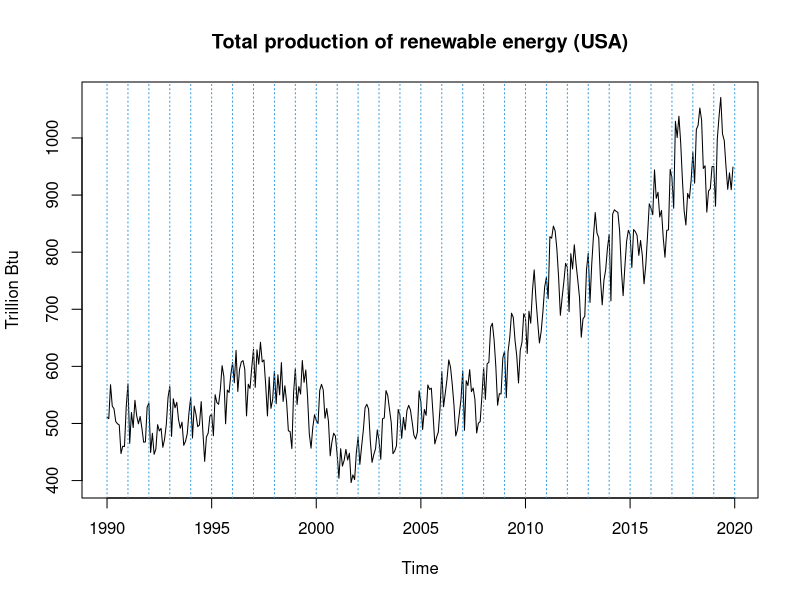
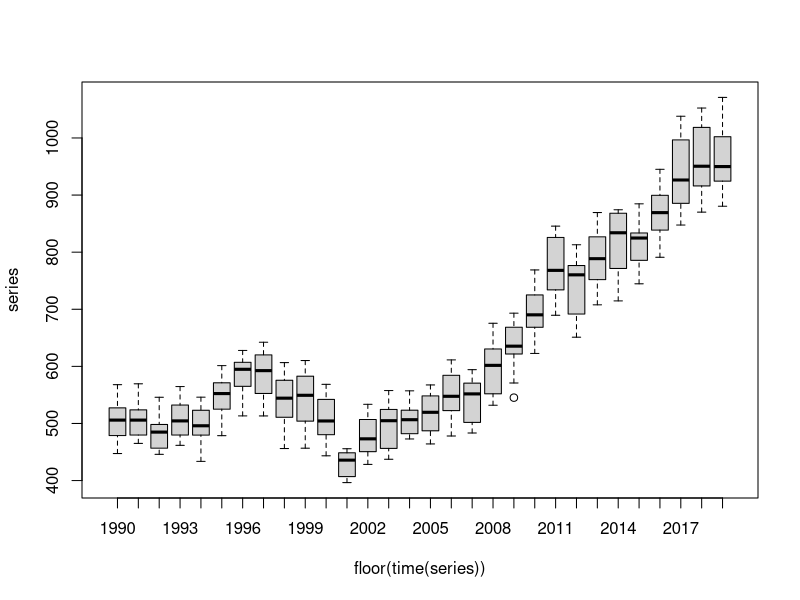
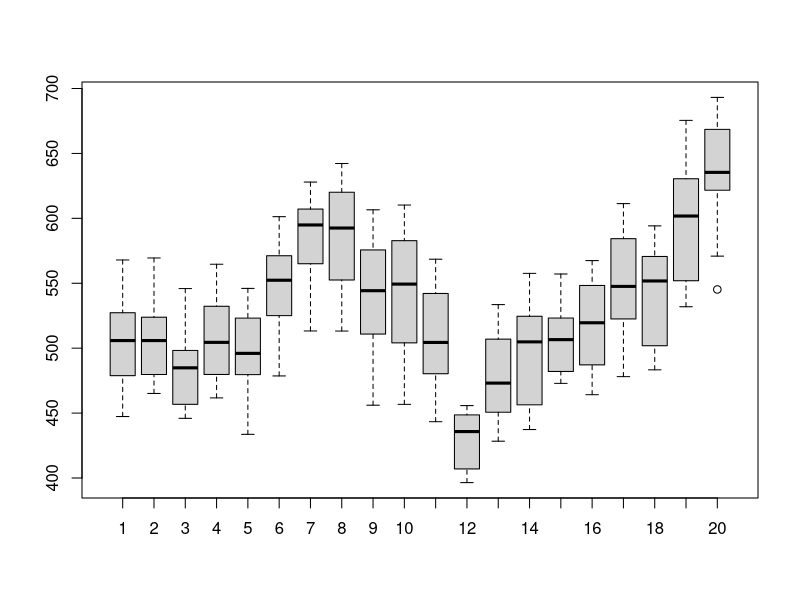
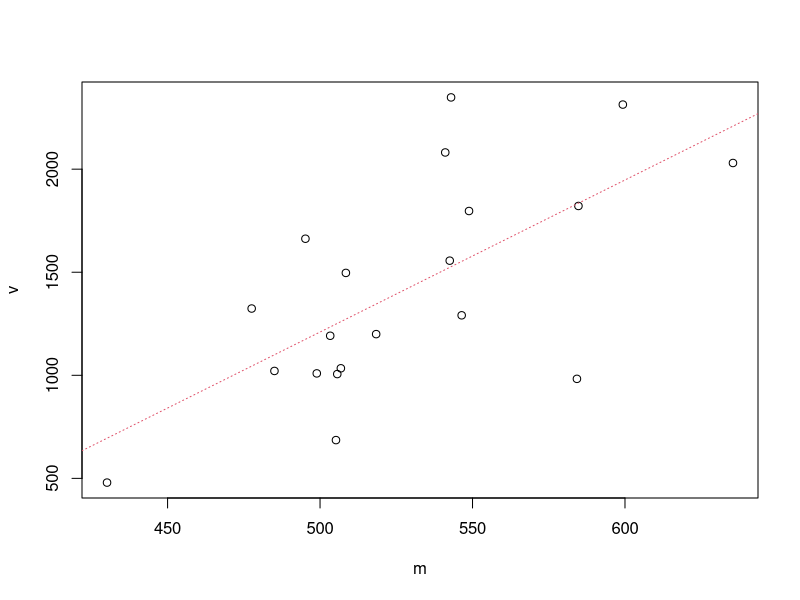
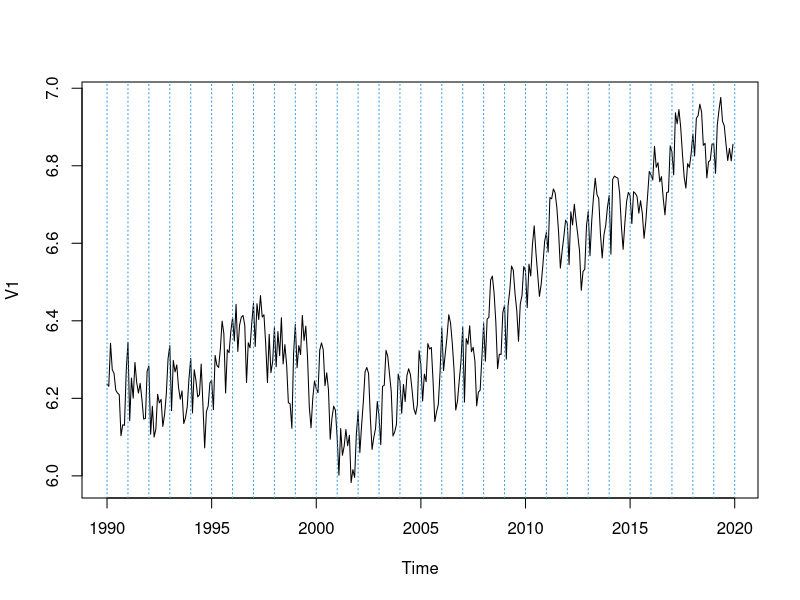
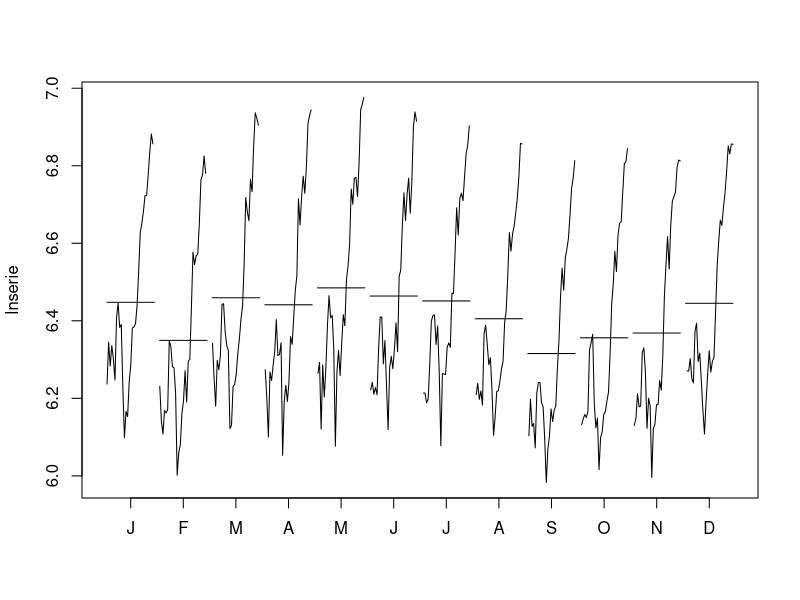
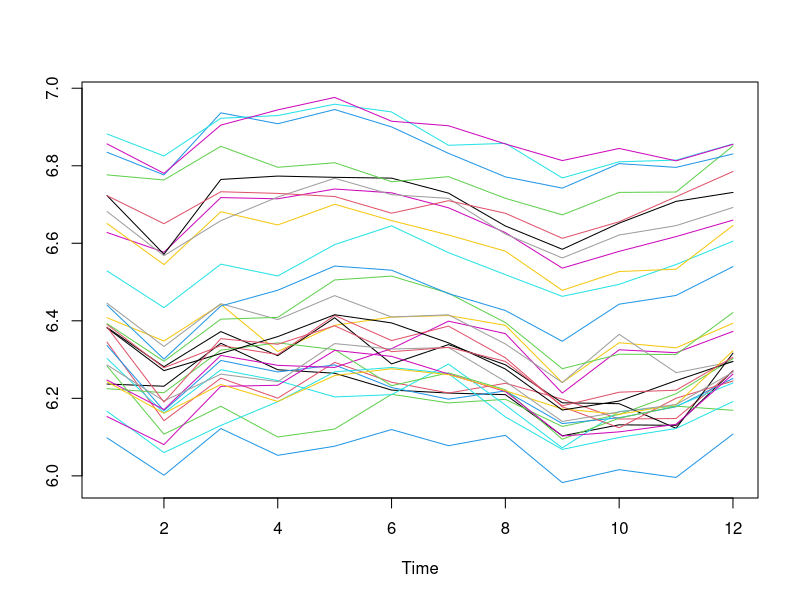
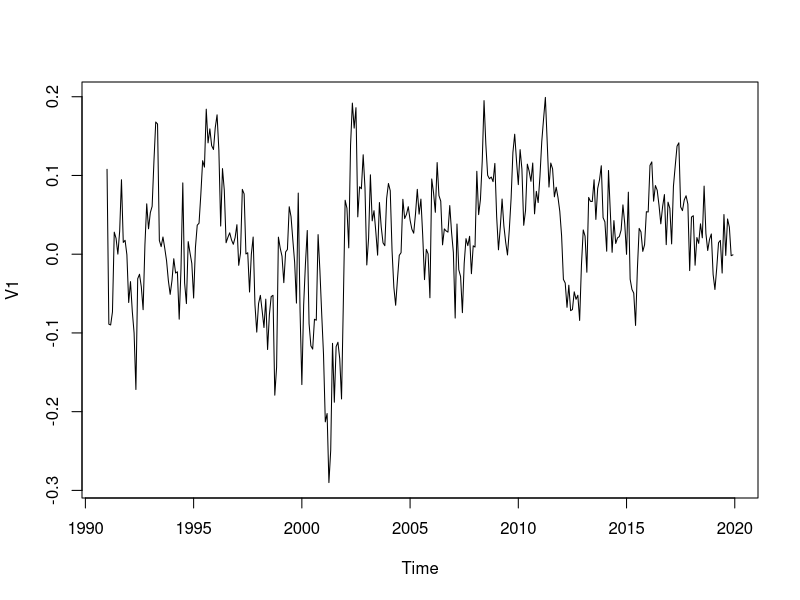

Generate these figures, in order, with R:
## ---- chunk 1
rm(list=ls())
#setwd("~/Documents/ASM/Project")
## ---- chunk 2
series = window(ts(read.table("data/RenewUSA.dat", header=F),start=1990,freq=12))
series
## ---- chunk 3
plot(series,main="Total production of renewable energy (USA)", ylab='Trillion Btu')
abline(v=1990:2020,col=4,lty=3)
## ---- chunk 4
boxplot(series~floor(time(series))) 
## ---- chunk 5
#boxplot for periods of 12 observations = 1 year
groupedserie <- matrix(series[1:(20*12)], ncol = 20) #boxplot of each year
boxplot(groupedserie)
## ---- chunk 6
# groupedserie : serie with periods (periods of 12 months = 1 year)
m<-apply(groupedserie,2,mean)
v<-apply(groupedserie,2,var)
plot(v~m)
abline(lm(v~m),col=2,lty=3) #col: color of line, lty:type of line
# for mean vs variance (v = s^2) -> there is an increasing
# ===> THE VARIANCE IS NOT CONSTANT --> we have to take logarithmic
## ---- chunk 7
groupedserie
## ---- chunk 8
# now, we apply the logarithmic to "series"
lnserie=log(series)
plot(lnserie)
abline(v=1990:2020,col=4,lty=3)
abline(h=0)
## ---- chunk 9
monthplot(lnserie)
#there is a seasonal pattern
## ---- chunk 10
ts.plot(matrix(lnserie,nrow=12),col=1:8)
#most of them are in parallel -> so there is a seasonal pattern
## ---- chunk 11
d12lnserie <- diff(lnserie, lag=12)
plot(d12lnserie)
#12 because it's 12 months data in a year
## ---- chunk 12
monthplot(d12lnserie) #no more seasonal pattern
## ---- chunk 13
ts.plot(matrix(d12lnserie,nrow=12),col=1:8)
#no more seasonal pattern (not in parallel)
## ---- chunk 14
plot(d12lnserie)
abline(h=0)
abline(h=mean(d12lnserie),col=2)
#constant mean = yes
# this mean in 0? no
## ---- chunk 15
mean(d12lnserie)
## ---- chunk 16
d1d12lnserie = diff(d12lnserie)
plot(d1d12lnserie)
abline(h=0)
abline(h=mean(d1d12lnserie), col=2)
## ---- chunk 17
mean(d1d12lnserie) 
#mean different from 0  --> differentation
## ---- chunk 18
var(d12lnserie) #d=0
var(d1d12lnserie) #d=1 **************
var(diff(d1d12lnserie)) #d=2

## ---- chunk 19
# now we work only with d1d12lnserie
par(mfrow=c(1,2))
acf(d1d12lnserie, ylim=c(-1,1), lag.max = 72,col=c(2,rep(1,11)),lwd=2)
pacf(d1d12lnserie, ylim=c(-1,1), lag.max = 72,col=c(rep(1,11),2),lwd=2)
par(mfrow=c(1,1))

#SEASONAL: red lines
#REGULAR: black lines
